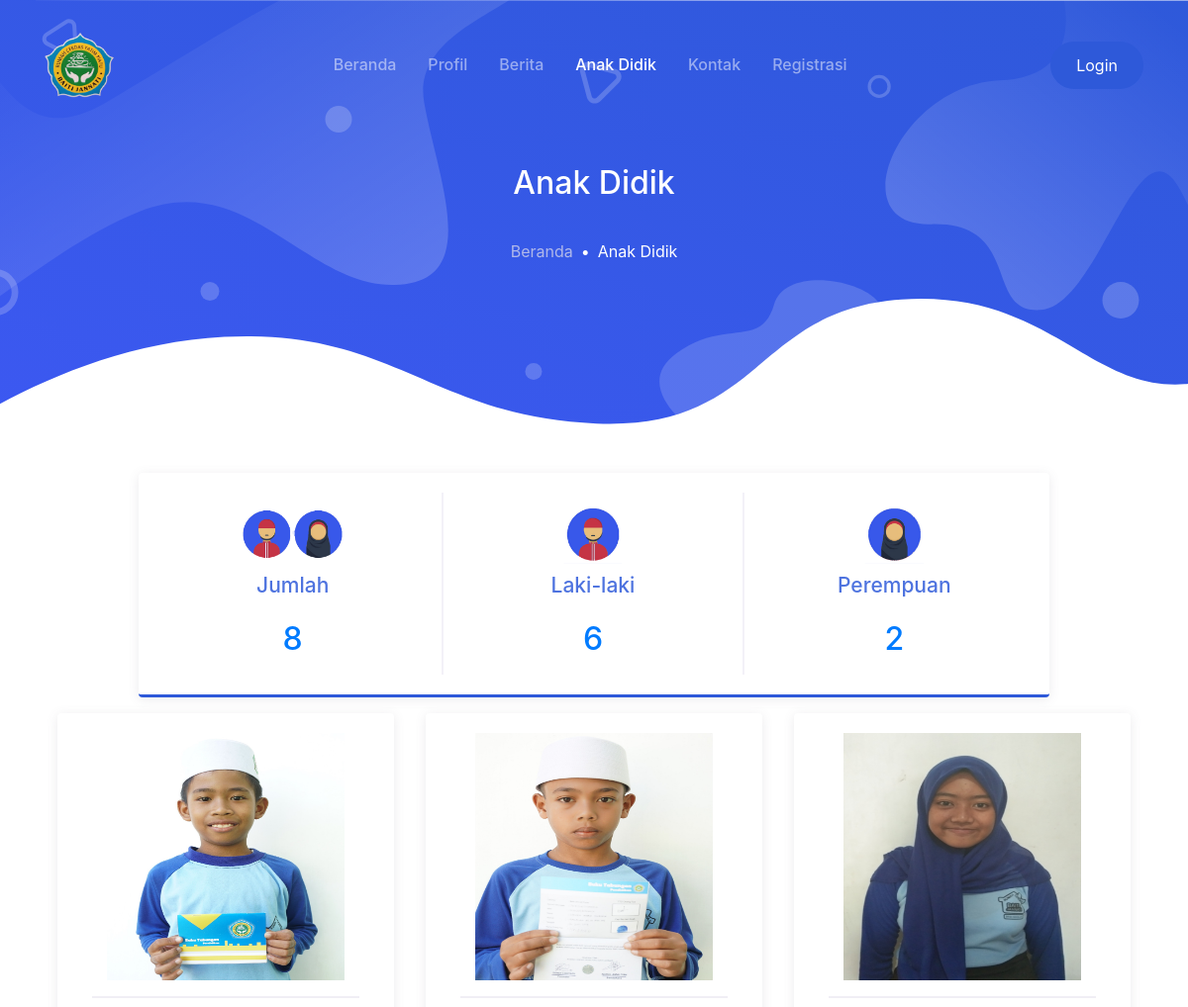
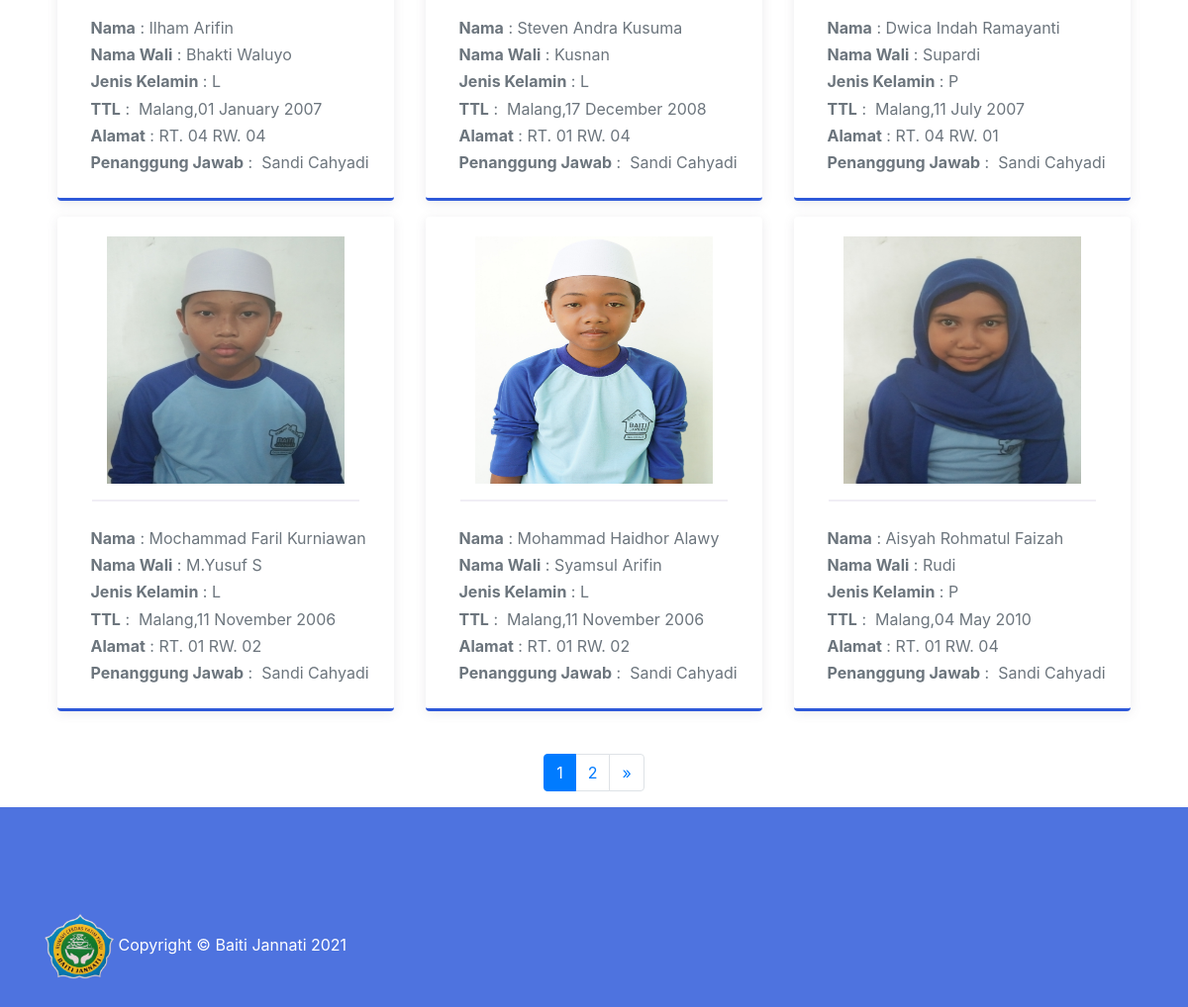
Page /index.php/anak_didik on the committed database (2 pictures, top to bottom).
### tables this page shows
CREATE TABLE `anak_didik` (
  `id_anak_didik` int(11) NOT NULL,
  `id_user` int(11) NOT NULL,
  `nama` varchar(128) NOT NULL,
  `jenis_kelamin` enum('L','P') NOT NULL,
  `tempat_lahir` varchar(128) NOT NULL,
  `tgl_lahir` date NOT NULL,
  `alamat` varchar(128) NOT NULL,
  `nama_wali` varchar(128) NOT NULL,
  `foto` varchar(128) NOT NULL
);

CREATE TABLE `user` (
  `id_user` int(11) NOT NULL,
  `name` varchar(128) NOT NULL,
  `email` varchar(128) NOT NULL,
  `image` varchar(128) NOT NULL,
  `password` varchar(256) NOT NULL,
  `role` enum('admin','donatur','pengurus') NOT NULL,
  `is_active` enum('aktif','pasif') NOT NULL,
  `date_created` int(11) NOT NULL,
  `last_login` timestamp NULL DEFAULT NULL ON UPDATE current_timestamp()
);

### index.php (called while the page is built, shortened)
<?php
require_once BASEPATH.'core/CodeIgniter.php';

### application/helpers/web_helper.php (called while the page is built, shortened)
<?php
function activate_menu($menu)
{
    $ci = get_instance();
    $classname = $ci->router->fetch_class();
    return $classname == $menu ? 'active' : '';
}

### application/config/config.php (called while the page is built, shortened)
<?php
$config['base_url'] = 'http://localhost:8080/baitijannati';
$config['index_page'] = '';
$config['uri_protocol']    = 'REQUEST_URI';
$config['url_suffix'] = '';
$config['language']    = 'english';
$config['charset'] = 'UTF-8';
$config['enable_hooks'] = FALSE;
$config['subclass_prefix'] = 'MY_';
$config['composer_autoload'] = "./vendor/autoload.php";
$config['permitted_uri_chars'] = 'a-z 0-9~%.:_\-';
$config['enable_query_strings'] = FALSE;
$config['controller_trigger'] = 'c';
$config['function_trigger'] = 'm';
$config['directory_trigger'] = 'd';
$config['allow_get_array'] = TRUE;
$config['log_threshold'] = 0;
$config['log_path'] = '';
$config['log_file_extension'] = '';
$config['log_file_permissions'] = 0644;
$config['log_date_format'] = 'Y-m-d H:i:s';
$config['error_views_path'] = '';
$config['cache_path'] = '';
$config['cache_query_string'] = FALSE;
$config['encryption_key'] = '';
$config['sess_driver'] = 'files';
$config['sess_cookie_name'] = 'ci_session';
$config['sess_expiration'] = 7200;
$config['sess_save_path'] = NULL;
$config['sess_match_ip'] = FALSE;
$config['sess_time_to_update'] = 300;
$config['sess_regenerate_destroy'] = FALSE;
$config['cookie_prefix']    = '';
$config['cookie_domain']    = '';
$config['cookie_path']        = '/';
$config['cookie_secure']    = FALSE;
$config['cookie_httponly']     = FALSE;
$config['standardize_newlines'] = FALSE;
$config['global_xss_filtering'] = FALSE;
$config['csrf_protection'] = FALSE;
$config['csrf_token_name'] = 'csrf_test_name';
$config['csrf_cookie_name'] = 'csrf_cookie_name';
$config['csrf_expire'] = 7200;
$config['csrf_regenerate'] = TRUE;
$config['csrf_exclude_uris'] = array();
$config['compress_output'] = FALSE;
$config['time_reference'] = 'local';
$config['rewrite_short_tags'] = FALSE;
$config['proxy_ips'] = '';

### application/models/admin/anakdidik_model.php (called while the page is built, shortened)
<?php
class Anakdidik_model extends CI_Model
{
    public function countAllAnakDidik()
    {
        return $this->db->get('anak_didik')->num_rows();
    }
    public function showAnakDidikPagination($limit, $start)
    {
        $this->db->select('anak_didik.*, user.name');
        $this->db->join('user', 'anak_didik.id_user = user.id_user');
        return $this->db->get('anak_didik', $limit, $start)->result();
    }
}

### application/views/anak_didik.php (the view, shortened to what this page needs)
<body>
    <main>
        <div class="page-hero-section bg-image hero-mini"
            style="background-image: url(<?= base_url(); ?>assets/user/img/hero_mini.svg);">
            <div class="hero-caption">
                <div class="container fg-white h-100">
                    <div class="row justify-content-center align-items-center text-center h-100">
                        <div class="col-lg-6">
                            <h3 class="mb-4 fw-medium">Anak Didik</h3>
                            <nav aria-label="breadcrumb">
                                <ol class="breadcrumb breadcrumb-dark justify-content-center bg-transparent">
                                    <li class="breadcrumb-item"><a href="<?= base_url('beranda') ?>">Beranda</a>
                                    </li>
                                    <li class="breadcrumb-item active" aria-current="page">Anak Didik</li>
                                </ol>
                            </nav>
                        </div>
                    </div>
                </div>
            </div>
        </div>
        <div class="container   wow fadeInUp">
            <div class="row justify-content-center">
                <div class="col-lg-10 my-3 wow fadeInUp">
                    <div class="card-page">
                        <div class="row row-beam-md">
                            <div class="col-md-4 text-center py-3 py-md-2">
                                <img src="<?= base_url(); ?>assets/images/anak_didik/all.png" alt="" width="40%">
                                <p class="fg-primary fw-medium fs-vlarge">Jumlah</p>
                                <div class="text-primary">
                                    <h3><?php echo $this->db->get_where('anak_didik')->num_rows() ?>
                                    </h3>
                                </div>
                            </div>
                            <div class="col-md-4 text-center py-3 py-md-2">
                                <img src="<?= base_url(); ?>assets/images/anak_didik/laki.png" alt="" width="40%">
                                <p class="fg-primary fw-medium fs-vlarge">Laki-laki</p>
                                <div class="text-primary">
                                    <h3><?php echo $this->db->get_where('anak_didik', array('jenis_kelamin' => 'L'))->num_rows() ?>
                                    </h3>
                                </div>
                            </div>
                            <div class="col-md-4 text-center py-3 py-md-2">
                                <img src="<?= base_url(); ?>assets/images/anak_didik/cewek.png" alt="" width="40%">
                                <p class="fg-primary fw-medium fs-vlarge">Perempuan</p>
                                <div class="text-primary">
                                    <h3><?php echo $this->db->get_where('anak_didik', array('jenis_kelamin' => 'P'))->num_rows() ?>
                                    </h3>
                                </div>
                            </div>
                        </div>
                    </div>
                </div>
                <div class="row justify-content-center">
                    <?php foreach ($anak_didik as $ad) : ?>
                    <div class="card-page mr-3 ml-3 mb-3 " style="width:340px; height:500px">
                        <center><img src="<?= base_url('assets/images/anak_didik/') . $ad->foto ?>"
                                style="width:240px; height:250px;">
                            <br>
                        </center>
                        <center>
                            <hr width="90%">
                        </center>
                        <div class="text-muted">
                            &nbsp; &nbsp;<b>Nama</b> :&nbsp;<?= $ad->nama ?>
                            <br>
                            &nbsp; &nbsp;<b>Nama Wali</b> :&nbsp;<?= $ad->nama_wali ?>
                            <br>
                            &nbsp; &nbsp;<b>Jenis Kelamin</b> :&nbsp;<?= $ad->jenis_kelamin ?>
                            <br>
                            &nbsp; &nbsp;<b>TTL</b>
                            : &nbsp;<?= $ad->tempat_lahir ?>,<?= date('d F Y', strtotime($ad->tgl_lahir)); ?>
                            <br>
                            &nbsp; &nbsp;<b>Alamat</b> :&nbsp;<?= $ad->alamat ?>
                            <br>
                            &nbsp; &nbsp;<b>Penanggung Jawab</b>&nbsp;:&nbsp; <?= $ad->name ?>
                            <br>
                        </div>
                    </div>
                    <?php endforeach ?>
                </div>
                <br>
            </div>
            <?= $this->pagination->create_links(); ?>
        </div>
    </main>
</body>

### application/controllers/anak_didik.php (shortened to what this page needs)
<?php
class Anak_didik extends CI_Controller
{
    public function __construct()
    {
        $this->load->model('admin/Anakdidik_model');
        $this->load->model('admin/Pengurus_model');
        $this->load->model('admin/User_model');
        $this->load->library('form_validation');
        $this->load->library('pagination');
    }
    public function index()
    {
        $config['base_url'] = 'http://localhost:8080/baitijannati/anak_didik/index';
        $config['total_rows'] = $this->Anakdidik_model->countAllAnakDidik();
        $config['per_page'] = 6;
        $data['start'] = $this->uri->segment(3);
        $data['anak_didik'] = $this->Anakdidik_model->showAnakDidikPagination($config['per_page'], $data['start']);
        $data['title'] = 'Baiti Jannati | Anak Didik';
        $config['full_tag_open'] = '<nav>
        <ul class="pagination  justify-content-center">';
        $config['full_tag_close'] = '</ul></nav>';
        $config['next_tag_open'] = ' <li class="page-item">';
        $config['next_tag_close'] = ' </li>';
        $config['cur_tag_open'] = ' <li class="page-item active"><a class="page-link" href="#">';
        $config['cur_tag_close'] = '</a></li>';
        $config['num_tag_open'] = ' <li class="page-item ">';
        $config['num_tag_close'] = ' </li>';
        $this->load->view('template/header', $data);
        $this->load->view('anak_didik', $data);
        $this->load->view('template/footer', $data);
    }
}

### application/views/template/header.php (shortened to what this page needs)
<!DOCTYPE html>
<html lang="en">
<head>
    <link rel="stylesheet" href="<?= base_url(); ?>assets/user/css/maicons.css">
    <link rel="stylesheet" href="<?= base_url(); ?>assets/user/vendor/animate/animate.css">
    <link rel="stylesheet" href="<?= base_url(); ?>assets/user/vendor/owl-carousel/css/owl.carousel.min.css">
    <link rel="stylesheet" href="<?= base_url(); ?>assets/user/css/bootstrap.css">
    <link rel="stylesheet" href="<?= base_url(); ?>assets/user/css/mobster.css">
    <link href="<?= base_url(); ?>assets/vendor/fontawesome-free/css/all.min.css" rel="stylesheet" type="text/css">
</head>
<nav class="navbar navbar-expand-lg navbar-dark navbar-floating">
    <div class="container">
        <a class="navbar-brand" href="<?= base_url('beranda') ?>">
            <img src="<?= base_url(); ?>assets/user/logo.png" alt="" width="70">
        </a>
        <div class="collapse navbar-collapse" id="navbarToggler">
            <ul class="navbar-nav ml-auto mt-3 mt-lg-0">
                <li class="nav-item <?= activate_menu('beranda') ?>">
                    <a class="nav-link" href="<?= base_url('beranda') ?>">Beranda</a>
                </li>
                <li class="nav-item <?= activate_menu('profile') ?>">
                    <a class="nav-link" href="<?= base_url('profile') ?>">Profil</a>
                </li>
                <li class="nav-item <?= activate_menu('berita') ?>">
                    <a class="nav-link" href="<?= base_url('berita') ?>">Berita</a>
                </li>
                <li class="nav-item <?= activate_menu('anak_didik') ?>">
                    <a class="nav-link" href="<?= base_url('anak_didik') ?>">Anak Didik</a>
                </li>
                <li class="nav-item <?= activate_menu('kontak') ?>">
                    <a class="nav-link" href="<?= base_url('kontak') ?>">Kontak</a>
                </li>
                <li class="nav-item <?= activate_menu('Auth') ?>">
                    <a class="nav-link" href="<?= base_url('Auth/registration') ?>">Registrasi</a>
                </li>
            </ul>
            <div class="ml-auto my-2 my-lg-0">
                <a href="<?= base_url('auth'); ?>" class="btn btn-primary rounded-pill">Login</a>
            </div>
        </div>
    </div>
</nav>

### application/views/template/footer.php (shortened to what this page needs)
</html>
<div class="page-footer-section bg-primary fg-white">
    <div class="container">
        <div class="row">
            <div class="col-12 col-md-6 py-2">
                <img src="<?= base_url(); ?>assets/user/logo.png" alt="" width="70">
                <span>Copyright &copy; Baiti Jannati <?= date('Y') ?></span>
            </div>
        </div>
    </div>
</div>

### assets/user/css/mobster.css (style rules this page uses)
:root { --primary: #4e73df; --secondary: #A52EFF; --success: #0ABF9E; --warning: #E89E09; --info: #4699F8; --danger: #F13057; --indigo: #602FDA; --dark: #383340; --light: #F0EEF5; --gray: #6b6872; --white: #fff; --font-family: 'Quicksand', Arial, Helvetica, sans-serif; --line-height: 1.7; --font-family-sans-serif: "Nunito", -apple-system, BlinkMacSystemFont, "Segoe UI", Roboto, "Helvetica Neue", Arial, sans-serif, "Apple Color Emoji", "Segoe UI Emoji", "Segoe UI Symbol", "Noto Color Emoji"; --font-family-monospace: SFMono-Regular, Menlo, Monaco, Consolas, "Liberation Mono", "Courier New", monospace; }
body { font-family: "Nunito", -apple-system, BlinkMacSystemFont, "Segoe UI", Roboto, "Helvetica Neue", Arial, sans-serif, "Apple Color Emoji", "Segoe UI Emoji", "Segoe UI Symbol", "Noto Color Emoji"; font-size: 16px; line-height: 1.7; color: #383340; }
a { color: #526bf5; }
h1, h2, h3, h4, h5, h6, .h1, .h2, .h3, .h4, .h5, .h6 { line-height: 1.25; }
h3, .h3 { font-size: 2rem; }
hr { border-color: #E4E1EB; }
.fs-vlarge { font-size: 21px !important; }
.fw-medium { font-weight: 500 !important; }
.bg-primary { background-color: var(--primary) !important; }
.fg-primary { color: var(--primary) !important; }
.fg-white { color: #fff !important; }
.bg-image { background-size: cover; background-position: center center; background-repeat: no-repeat; }
.btn { padding: 10px 24px; border-width: 2px; }
.btn-primary { color: #ffffff; background-color: #2e59d9; border-color: transparent !important; }
.breadcrumb { background-color: #F0EEF5; }
.breadcrumb-item { font-size: 16px; }
.breadcrumb-item + .breadcrumb-item::before { content: "\2022"; color: var(--primary); }
.breadcrumb-item a { color: #6b6872; }
.breadcrumb-item.active { color: var(--primary); }
.breadcrumb-dark { background-color: #383340; }
.breadcrumb-dark .breadcrumb-item + .breadcrumb-item::before { color: #fff; }
.breadcrumb-dark .breadcrumb-item a { color: rgba(228, 225, 235, 0.7); }
.breadcrumb-dark .breadcrumb-item.active { color: #fff; }
.navbar-floating { position: absolute; top: 0; left: 0; width: 100%; z-index: 99; }
.navbar-nav .nav-link { font-weight: 500; }
.navbar-expand-lg.navbar-floating.navbar-dark { background-color: #383340; box-shadow: 0 1px 6px rgba(56, 51, 64, 0.1); }
@media (min-width: 992px) { .navbar-expand-lg.navbar-floating { top: 20px; } }
@media (min-width: 992px) { .navbar-expand-lg .navbar-nav .nav-link { padding-left: 16px; padding-right: 16px; } }
@media (min-width: 992px) { .navbar-expand-lg.navbar-floating.navbar-dark { background-color: transparent; box-shadow: none; } }
.page-hero-section { position: relative; height: 100vh; }
.page-hero-section .hero-caption { height: 100%; }
.page-footer-section { position: relative; padding-top: 100px; padding-bottom: 20px; background-color: #F0EEF5; }
.hero-mini { height: 462px; }
.card-page { position: relative; padding: 20px; background-color: #fff; color: #6b6872; border-radius: 4px; box-shadow: 0 2px 12px rgba(95, 90, 104, 0.12); border-bottom: 3px solid #2e59d9; }
.card-page hr { margin-left: -20px; margin-right: -20px; margin-bottom: 24px; border-width: 2px; border-color: #F0EEF5; }
@media (min-width: 768px) { .row-beam-md > *:not(:last-child) { border-right: 2px solid #f3f1f8; } }

### rows in the picture
anak_didik: foto (picture), nama "Ilham Arifin", nama_wali "Bhakti Waluyo", jenis_kelamin "L", tempat_lahir "Malang", tgl_lahir "01 January 2007", alamat "RT. 04 RW. 04", id_user.name "Sandi Cahyadi"
anak_didik: foto (picture), nama "Steven Andra Kusuma", nama_wali "Kusnan", jenis_kelamin "L", tempat_lahir "Malang", tgl_lahir "17 December 2008", alamat "RT. 01 RW. 04", id_user.name "Sandi Cahyadi"
anak_didik: foto (picture), nama "Dwica Indah Ramayanti", nama_wali "Supardi", jenis_kelamin "P", tempat_lahir "Malang", tgl_lahir "11 July 2007", alamat "RT. 04 RW. 01", id_user.name "Sandi Cahyadi"
anak_didik: foto (picture), nama "Mochammad Faril Kurniawan", nama_wali "M.Yusuf S", jenis_kelamin "L", tempat_lahir "Malang", tgl_lahir "11 November 2006", alamat "RT. 01 RW. 02", id_user.name "Sandi Cahyadi"
anak_didik: foto (picture), nama "Mohammad Haidhor Alawy", nama_wali "Syamsul Arifin", jenis_kelamin "L", tempat_lahir "Malang", tgl_lahir "11 November 2006", alamat "RT. 01 RW. 02", id_user.name "Sandi Cahyadi"
anak_didik: foto (picture), nama "Aisyah Rohmatul Faizah", nama_wali "Rudi", jenis_kelamin "P", tempat_lahir "Malang", tgl_lahir "04 May 2010", alamat "RT. 01 RW. 04", id_user.name "Sandi Cahyadi"

### other values in the picture
$this->db->get_where('anak_didik')->num_rows() "8"
$this->pagination->create_links() "1 2 »"
